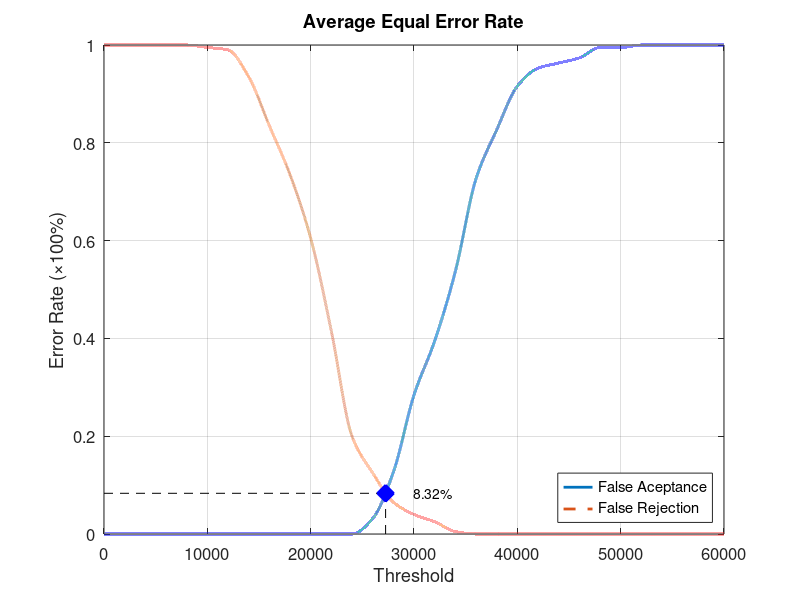
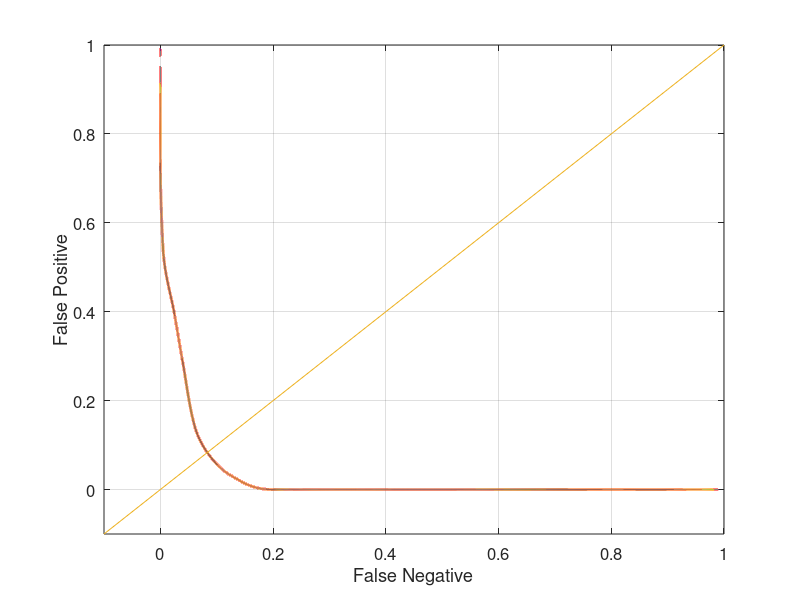

Write the MATLAB code that produced these figures, in order.
function yEER = Database3_3
close all;
clear;
clc;
x = 0:2000:60000;
xq = 0:0.5:60000;

y0 = [0 0 0 0 0 0 0 0 0 0 0 0 0 0.0315789 0.126316 0.284211 0.394737 0.536842 0.726316 0.826316 0.915789 0.952632 0.963158 0.973684 0.994737 0.994737 1 1 1 1 1];
yy0 = interp1(x, y0, xq, 'pchip');
y1 = [1 1 1 1 1 0.995 0.99 0.935 0.835 0.735 0.605 0.415 0.2 0.125 0.065 0.04 0.025 0.005 0 0 0 0 0 0 0 0 0 0 0 0 0];
yy1 = interp1(x, y1, xq, 'pchip');

% Calculating EER: 
y2 = abs(y0 - y1);
find(y2 == min(y2))
yy2 = abs(yy0 - yy1);
xEER = find(yy2 == min(yy2));
xEERIndex = xq(xEER) % X-axis EER
yEER = yy0(xEER) % Y-axis EER

main = figure
plot(xq, yy0,'-','LineWidth', 2);	hold on
plot(xq, yy1,'--','LineWidth', 2);	hold on
plot([xEERIndex xEERIndex], [0 yEER], 'k--');	hold on
plot([0 xEERIndex], [yEER yEER], 'k--');	hold on
plot(xEERIndex, yEER, 'bx', 'LineWidth', 10);	hold on
text(xEERIndex + 10 * xEERIndex / 100, yEER, [num2str(round((10000 * yEER)) / 100) '%'])
legend('False Aceptance', 'False Rejection', 'Location', 'SouthEast')
xlabel('Threshold')
ylabel('Error Rate (\times100%)')
title('Average Equal Error Rate')
set(gca, 'FontSize', 12)
axis([0 60000 0 1])
grid on

print(main, 'Database3_3Main', '-dpng');
FNRxFPR = figure('Color', [1 1 1]);
plot(yy1, yy0, '-', yy1, yy0, 'LineWidth', 2);
hold on
y = -0.1:0.1:1
plot(y, y); 
set(gca, 'FontSize', 12)
xlabel('False Negative')
ylabel('False Positive')
axis([-0.1 1 -0.1 1])
set(gca, 'FontSize', 12)
grid on

print(FNRxFPR, 'Database3_3FNRxFPR','-dpng');
end
